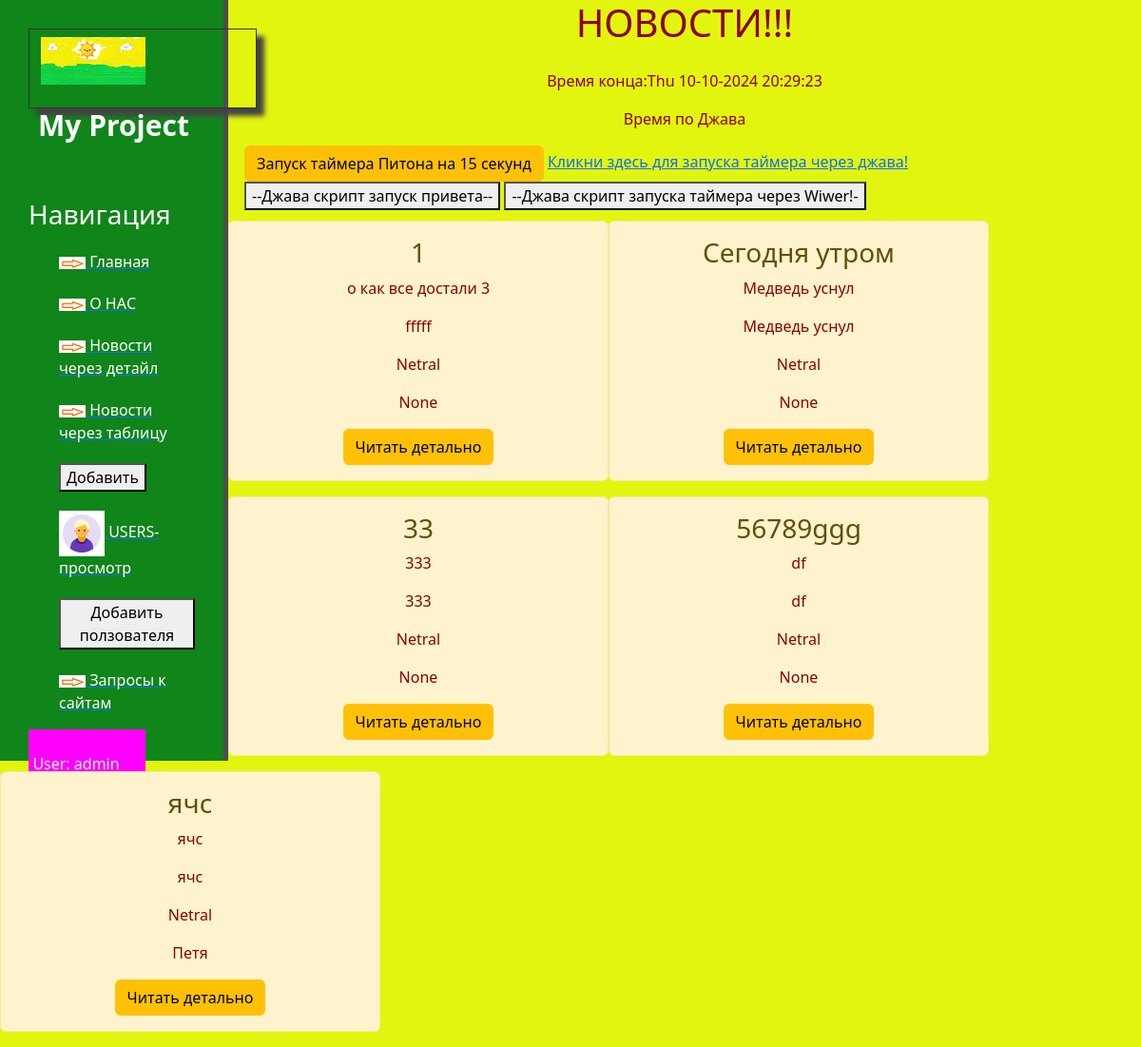
Page /news/ (signed in) on the committed database.
### news/models.py (models this page shows, shortened)
class Articles(models.Model):
    title = models.CharField('Название', max_length=50, default='ТЕКСТ')
    anons = models.CharField('Анонс', max_length=250)
    full_text = models.TextField('Статья')
    date = models.DateTimeField('Дата публикации')
    avtor = models.OneToOneField(Avtor, on_delete = models.CASCADE, null=True, blank=True)
    Status_News_CHOICES=[
        ("TOP","Горячие"),
        ("COOL","Холодные"),
        ("Netral","Нейтральные"),
    ]
    status = models.CharField(max_length=7, choices=Status_News_CHOICES, default="Netral")
    class Meta:
        verbose_name='Новость'
        verbose_name_plural='Новости'

class Avtor(models.Model):
    name = models.CharField('Название', max_length=50)
    def __str__(self):
        return self.name
    class Meta:
        verbose_name='Автор'
        verbose_name_plural='Авторы '

### news/views.py (the view)
# urls.py: path('', views.news_home, name='news_home'),
@login_required
def news_home(request):
    if not request.user.has_perm('news.view_articles'):
       raise PermissionDenied
    news = Articles.objects.all()
    Time=timezone.now()+timedelta(hours=5)
    Time=Time.strftime("%a %d-%m-%Y %H:%M:%S")
    data={
        'news': news,
        'Time': Time,
    }
    return render(request, 'news/news_home.html', data)

### news/templates/news/news_home.html (shortened to what this page needs)
{% extends 'main/layout.html' %}
{% block content %}
 <h1>НОВОСТИ!!!</h1>
<div class="alert time">
  <p>Время конца:{{Time}} </p>
  <p id="timer">Время по Джава </p>
  <a href="{% url 'news_taimer' %}" class="btn btn-warning">Запуск таймера Питона на 15 секунд</a>
  <a href="#" onclick="currentTime()">Кликни здесь для запуска таймера через джава!</a>
  <button onclick="myfunct()">--Джава  скрипт запуск привета--</button>
  <button onclick="doSomethingCool()">--Джава  скрипт запуска таймера через Wiwer!-</button>
</div>
   {% for el in news %}
      <div class="alert alert-warning">
          <h3>{{ el.title }}</h3>
          <p>{{ el.anons }}</p>
          <p>{{ el.full_text }}</p>
           <p>{{ el.status }}</p>
           <p>{{ el.avtor }}</p>
          <a href="{% url 'news-detail' el.id %}" class="btn btn-warning">Читать детально</a>
      </div>
   {% endfor %}
{% endblock %}

### main/templates/main/layout.html (shortened to what this page needs)
{% load static %}
<html xmlns="http://www.w3.org/1999/html">
<head>
    <link rel="stylesheet" href="https://cdn.jsdelivr.net/npm/bootstrap@5.3.2/dist/css/bootstrap.min.css">
    <link rel="stylesheet" href="{% static 'main/css/main.css' %}" >
</head>
<body>
   <aside>
       <div class="logoPict">
           <p><img src="{% static 'main/img/necture.png' %}" alt="лого"></p>
       </div>
       <span class="logo">My Project</span>
       <h3>Навигация</h3>
       <ul>
           <a href="{% url 'home' %}"><li> <img src="{% static 'main/img/V1.png' %}"> Главная </li> </a>
           <a href="{% url 'about' %}"><li> <img src="{% static 'main/img/V1.png' %}"> О НАС</li> </a>
           <a href="{% url 'news_home' %}"><li> <img src="{% static 'main/img/V1.png' %}"> Новости через детайл </li> </a>
           <a href="{% url 'news_home_tables' %}"><li> <img src="{% static 'main/img/V1.png' %}"> Новости через таблицу</li> </a>
           <a href="{% url 'create' %}"><li> <button> Добавить </button> </li> </a>
           <a href="{% url 'usvers_home' %}"><li> <img src="{% static 'main/img/usver_Icon.gif' %}"> USERS-просмотр</li> </a>
           <a href="{% url 'usvers_create' %}"><li> <button> Добавить ползователя </button> </li> </a>
           <a href="{% url 'requests_get' %}"><li> <img src="{% static 'main/img/V1.png' %}"> Запросы к сайтам</li> </a>
       </ul>
       <ul class="sidebar-nav">
            {% if user.is_authenticated %}
                <li>User: {{ user.get_username }}</li>
                <li><a href="{% url 'logout'%}?next={{request.path}}">Logout</a></li>
           {% else %}
                 <li><a href="{% url 'login'%}?next={{request.path}}">Login</a></li>
           {% endif %}
        </ul>
   </aside>
    <main>
  {% block content %}
  {% endblock %}
    </main>
</body>
</html>

### main/static/main/css/main.css (style rules this page uses)
body { background: #e2f50f; }
aside { float:left; background: #0f851a; width: 20%; padding: 2.5%; height: 100%; color: #0f851a; border-right: 5px solid #4d4d4d; }
aside .logoPict { width: 15em; border: 1px solid #333; box-shadow: 8px 8px 5px #444; padding: 8px 12px; }
aside .logo { width: 80px ; font-size: 30px; margin-left: 10px; font-weight: bold; position: relative; Top: -5px; color: #fff; }
aside h3 { margin-top: 50px; font-size: 28px; color: #fff; }
aside ul { list-style: none }
aside ul li { color: #fff; display: block; margin-top: 20px; transition: transform .6s ease; }
main h1 { color: #8B0000; text-align: center; }
main p { color: #8B0000; text-align: center; }
.alert-warning { float: left; // clear: both; width: 400px; margin: 20px 34% color: #008080; text-align: center; }
.time { float: left; margin: 20px 34% color: #008080; text-align: left; width: 80%; height: 20%; }
.sidebar-nav { border-collapse: collapse; width: 70%; padding: 2.5%; background: #ff00ff; }

### rows in the picture
Articles: title "1", anons "о как все достали 3", full_text "fffff", status "Netral", avtor "None"
Articles: title "Сегодня утром", anons "Медведь уснул", full_text "Медведь уснул", status "Netral", avtor "None"
Articles: title "33", anons "333", full_text "333", status "Netral", avtor "None"
Articles: title "56789ggg", anons "df", full_text "df", status "Netral", avtor "None"
Articles: title "ячс", anons "ячс", full_text "ячс", status "Netral", avtor "Петя"

### other values in the picture
{{ user.get_username }} "admin"
{{ Time }} "Thu 10-10-2024 20:29:23"
